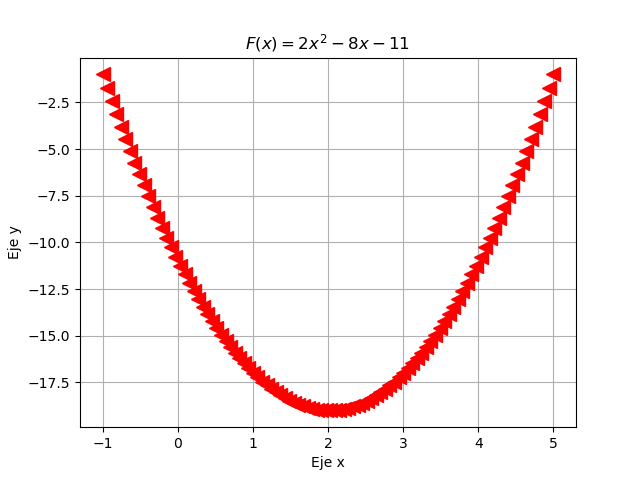

This figure's Python source:
import matplotlib.pyplot as plt
import numpy as np

x = np.linspace(-1, 5 ,100)
fx = 2*x**2-8*x-11
plt.plot(x, fx, '<', linewidth=3, color='red', markersize=10)
plt.title('$F(x)= 2x^2 -8x-11$')
plt.xlabel('Eje x')
plt.ylabel('Eje y')
a = plt.gca()
#a.set_axis_bgcolor('k')
plt.grid(True)
plt.show()
